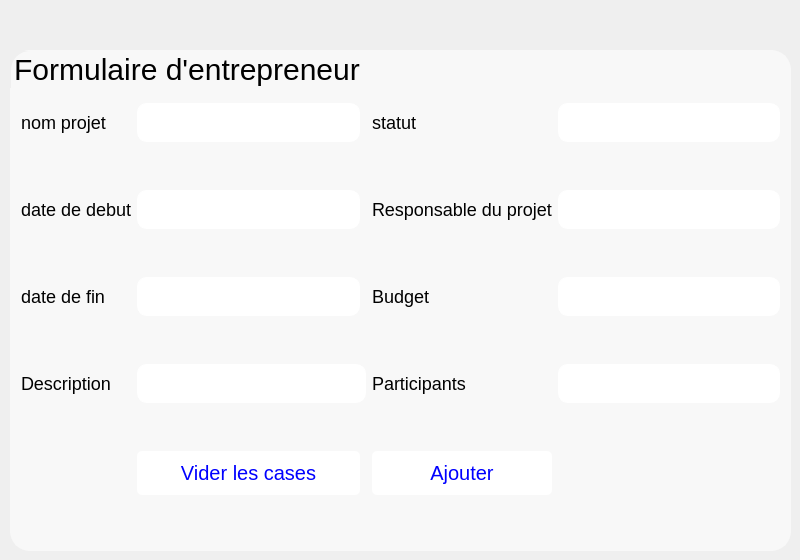
      <widget class="QWidget" name="ajout_entrepreneur">
       <widget class="QGroupBox" name="groupBox_6">
        <property name="geometry">
         <rect>
          <x>10</x>
          <y>50</y>
          <width>781</width>
          <height>501</height>
         </rect>
        </property>
        <property name="sizePolicy">
         <sizepolicy hsizetype="Fixed" vsizetype="Preferred">
          <horstretch>0</horstretch>
          <verstretch>4</verstretch>
         </sizepolicy>
        </property>
        <property name="accessibleDescription">
         <string/>
        </property>
        <property name="styleSheet">
         <string notr="true">
    QGroupBox{
border-radius: 20px; /* Rayon des coins arrondis */ 
   border: 2px solid #F8F8F8;
    font-family: 'Berlin Sans FB', sans-serif;
    font-size: 30px;
  	background-color: #F8F8F8;
}</string>
        </property>
        <property name="title">
         <string>Formulaire d'entrepreneur</string>
        </property>
        <layout class="QGridLayout" name="gridLayout_6">
         <item row="6" column="4">
          <widget class="QLineEdit" name="participants_6">
           <property name="styleSheet">
            <string notr="true">QLineEdit {
    background-color: white;
    color: black;
    border: 1px solid white;
    border-radius: 10px;
    padding: 7px; 
    selection-background-color: #6dae84;
    font-size: 18px; 
}

QLineEdit:focus {
    border: 1px solid #6dae84;
}
QlineEdit:hover{
border: 1px solid #6dae84;
}</string>
           </property>
          </widget>
         </item>
         <item row="6" column="1" colspan="2">
          <widget class="QLineEdit" name="description_6">
           <property name="styleSheet">
            <string notr="true">QLineEdit {
    background-color: white;
    color: black;
    border: 1px solid white;
    border-radius: 10px;
    padding: 7px; 
    selection-background-color: #6dae84;
    font-size: 18px; 
}

QLineEdit:focus {
    border: 1px solid #6dae84;
}
QlineEdit:hover{
border: 1px solid #6dae84;
}</string>
           </property>
          </widget>
         </item>
         <item row="1" column="0">
          <widget class="QLabel" name="label_88">
           <property name="styleSheet">
            <string notr="true">QLabel {
    font-family: 'Berlin Sans FB', sans-serif;
    font-size: 18px;
}
</string>
           </property>
           <property name="text">
            <string>date de debut</string>
           </property>
          </widget>
         </item>
         <item row="1" column="1">
          <widget class="QLineEdit" name="date_debut_3">
           <property name="styleSheet">
            <string notr="true">QLineEdit {
    background-color: white;
    color: black;
    border: 1px solid white;
    border-radius: 10px;
    padding: 7px; 
    selection-background-color: #6dae84;
    font-size: 18px; 
}

QLineEdit:focus {
    border: 1px solid #6dae84;
}
QlineEdit:hover{
border: 1px solid #6dae84;
}</string>
           </property>
          </widget>
         </item>
         <item row="0" column="1">
          <widget class="QLineEdit" name="nom_projet_6">
           <property name="styleSheet">
            <string notr="true">QLineEdit {
    background-color: white;
    color: black;
    border: 1px solid white;
    border-radius: 10px;
    padding: 7px; 
    selection-background-color: #6dae84;
    font-size: 18px; 
}

QLineEdit:focus {
    border: 1px solid #6dae84;
}
QlineEdit:hover{
border: 1px solid #6dae84;
}</string>
           </property>
          </widget>
         </item>
         <item row="6" column="3">
          <widget class="QLabel" name="label_86">
           <property name="styleSheet">
            <string notr="true">QLabel {
    font-family: 'Berlin Sans FB', sans-serif;
    font-size: 18px;
}
</string>
           </property>
           <property name="text">
            <string>Participants</string>
           </property>
          </widget>
         </item>
         <item row="7" column="1">
          <widget class="QPushButton" name="vider_3">
           <property name="styleSheet">
            <string notr="true">QPushButton {
    
	background-color: #FFFFFF;
	    color: blue;
    padding: 10px 20px;
    border: none;
    border-radius: 5px;
    font-size: 20px;
 font-family: &quot;Berlin Sans FB&quot;, sans-serif; 
}

QPushButton:hover {
background-color: #EDF1F6;
    color: grey;

}

QPushButton:pressed {
background-color: #EDF1F6;
    color: black;
}</string>
           </property>
           <property name="text">
            <string>Vider les cases</string>
           </property>
           <property name="icon">
            <iconset resource="ressources.qrc">
             <normaloff>:/new/prefix1/icon/gomme.png</normaloff>:/new/prefix1/icon/gomme.png</iconset>
           </property>
           <property name="iconSize">
            <size>
             <width>20</width>
             <height>20</height>
            </size>
           </property>
          </widget>
         </item>
         <item row="2" column="4">
          <widget class="QLineEdit" name="budget_6">
           <property name="styleSheet">
            <string notr="true">QLineEdit {
    background-color: white;
    color: black;
    border: 1px solid white;
    border-radius: 10px;
    padding: 7px; 
    selection-background-color: #6dae84;
    font-size: 18px; 
}

QLineEdit:focus {
    border: 1px solid #6dae84;
}
QlineEdit:hover{
border: 1px solid #6dae84;
}</string>
           </property>
          </widget>
         </item>
         <item row="1" column="3">
          <widget class="QLabel" name="label_91">
           <property name="styleSheet">
            <string notr="true">QLabel {
    font-family: 'Berlin Sans FB', sans-serif;
    font-size: 18px;
}
</string>
           </property>
           <property name="text">
            <string>Responsable du projet</string>
           </property>
          </widget>
         </item>
         <item row="2" column="1">
          <widget class="QLineEdit" name="date_fin_6">
           <property name="styleSheet">
            <string notr="true">QLineEdit {
    background-color: white;
    color: black;
    border: 1px solid white;
    border-radius: 10px;
    padding: 7px; 
    selection-background-color: #6dae84;
    font-size: 18px; 
}

QLineEdit:focus {
    border: 1px solid #6dae84;
}
QlineEdit:hover{
border: 1px solid #6dae84;
}</string>
           </property>
          </widget>
         </item>
         <item row="6" column="0">
          <widget class="QLabel" name="label_92">
           <property name="styleSheet">
            <string notr="true">QLabel {
    font-family: 'Berlin Sans FB', sans-serif;
    font-size: 18px;
}
</string>
           </property>
           <property name="text">
            <string>Description</string>
           </property>
          </widget>
         </item>
         <item row="2" column="0">
          <widget class="QLabel" name="label_85">
           <property name="styleSheet">
            <string notr="true">QLabel {
    font-family: 'Berlin Sans FB', sans-serif;
    font-size: 18px;
}
</string>
           </property>
           <property name="text">
            <string>date de fin</string>
           </property>
          </widget>
         </item>
         <item row="0" column="0">
          <widget class="QLabel" name="label_89">
           <property name="styleSheet">
            <string notr="true">QLabel {
    font-family: 'Berlin Sans FB', sans-serif;
    font-size: 18px;
}
</string>
           </property>
           <property name="text">
            <string>nom projet</string>
           </property>
          </widget>
         </item>
         <item row="0" column="4">
          <widget class="QLineEdit" name="statut_6">
           <property name="styleSheet">
            <string notr="true">QLineEdit {
    background-color: white;
    color: black;
    border: 1px solid white;
    border-radius: 10px;
    padding: 7px; 
    selection-background-color: #6dae84;
    font-size: 18px; 
}

QLineEdit:focus {
    border: 1px solid #6dae84;
}
QlineEdit:hover{
border: 1px solid #6dae84;
}</string>
           </property>
          </widget>
         </item>
         <item row="7" column="3">
          <widget class="QPushButton" name="pushButton_6">
           <property name="styleSheet">
            <string notr="true">QPushButton {
    
	background-color: #FFFFFF;
	    color: blue;
    padding: 10px 20px;
    border: none;
    border-radius: 5px;
    font-size: 20px;
 font-family: &quot;Berlin Sans FB&quot;, sans-serif; 
}

QPushButton:hover {
background-color: #EDF1F6;
    color: grey;

}

QPushButton:pressed {
background-color: #EDF1F6;
    color: black;
}</string>
           </property>
           <property name="text">
            <string>Ajouter</string>
           </property>
           <property name="icon">
            <iconset resource="ressources.qrc">
             <normaloff>:/new/prefix1/icon/bouton-ajouter.png</normaloff>:/new/prefix1/icon/bouton-ajouter.png</iconset>
           </property>
           <property name="iconSize">
            <size>
             <width>20</width>
             <height>20</height>
            </size>
           </property>
          </widget>
         </item>
         <item row="2" column="3">
          <widget class="QLabel" name="label_87">
           <property name="styleSheet">
            <string notr="true">QLabel {
    font-family: 'Berlin Sans FB', sans-serif;
    font-size: 18px;
}
</string>
           </property>
           <property name="text">
            <string>Budget</string>
           </property>
          </widget>
         </item>
         <item row="1" column="4">
          <widget class="QLineEdit" name="responsable_6">
           <property name="styleSheet">
            <string notr="true">QLineEdit {
    background-color: white;
    color: black;
    border: 1px solid white;
    border-radius: 10px;
    padding: 7px; 
    selection-background-color: #6dae84;
    font-size: 18px; 
}

QLineEdit:focus {
    border: 1px solid #6dae84;
}
QlineEdit:hover{
border: 1px solid #6dae84;
}</string>
           </property>
          </widget>
         </item>
         <item row="0" column="3">
          <widget class="QLabel" name="label_90">
           <property name="styleSheet">
            <string notr="true">QLabel {
    font-family: 'Berlin Sans FB', sans-serif;
    font-size: 18px;
}
</string>
           </property>
           <property name="text">
            <string>statut</string>
           </property>
          </widget>
         </item>
        </layout>
       </widget>
      </widget>
